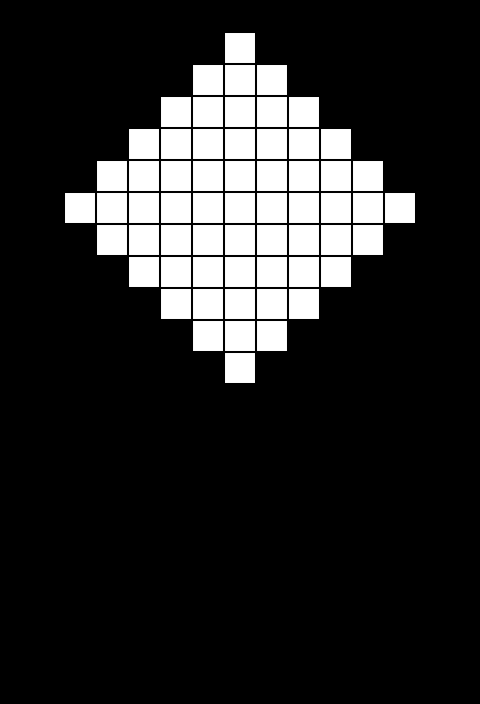

This game map was drawn from its Tiled (.tmx) file and the tilesets committed beside it. A one-line description and the trimmed map source follow:
An orthogonal 15x22 tile map with 32x32 px tiles, 1 tile layer (layer).

<map version="1.0" orientation="orthogonal" renderorder="right-down" width="15" height="22" tilewidth="32" tileheight="32" nextobjectid="1">
 <tileset firstgid="1" name="tile" tilewidth="32" tileheight="32">
  <image source="tile.png" width="32" height="32" />
 </tileset>
 <layer name="layer" width="15" height="22">
  <data>[330 cells, 61 non-empty, 1 distinct tile ids]</data>
 </layer>
</map>
